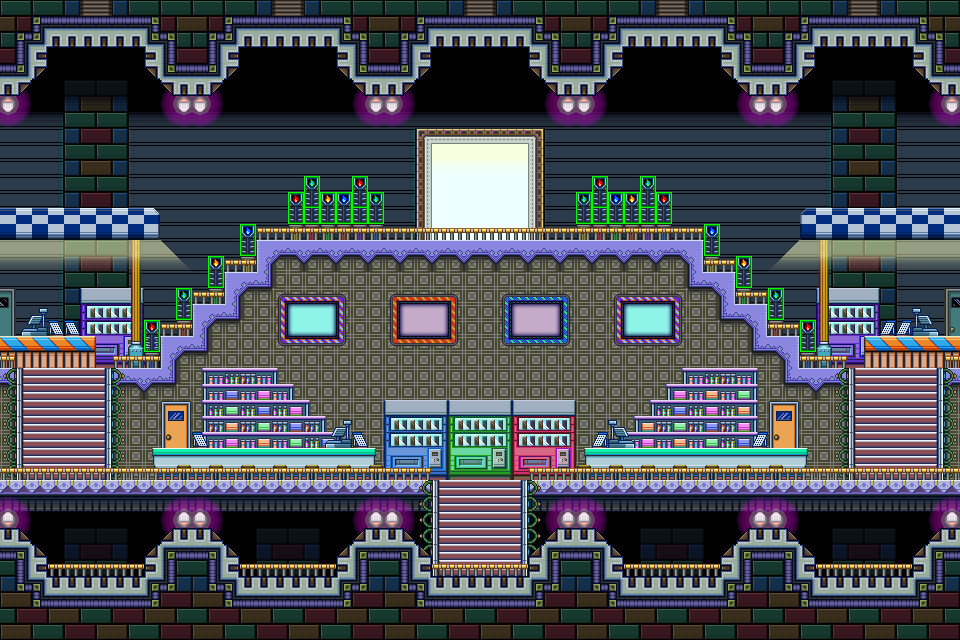

Below is a game level as drawn by its tile map, then a one-line description and the .tmx that defines it (tile-layer data replaced by summaries):
An orthogonal 60x40 tile map with 16x16 px tiles, 4 tile layers (event, back, center, front), 2 tilesets.

<map version="1.0" orientation="orthogonal" renderorder="right-down" width="60" height="40" tilewidth="16" tileheight="16">
 <tileset firstgid="1" name="common" tilewidth="16" tileheight="16">
  <image source="common.png" trans="ffffff" width="1024" height="1024" />
 </tileset>
 <tileset firstgid="4097" name="map_a" tilewidth="16" tileheight="16">
  <image source="map_a.png" trans="ffffff" width="1024" height="1024" />
 </tileset>
 <layer name="event" width="60" height="40">
  <data>[2400 cells, 250 non-empty, 8 distinct tile ids]</data>
 </layer>
 <layer name="back" width="60" height="40">
  <data>[2400 cells, 2400 non-empty, 114 distinct tile ids]</data>
 </layer>
 <layer name="center" width="60" height="40">
  <data>[2400 cells, 420 non-empty, 75 distinct tile ids]</data>
 </layer>
 <layer name="front" width="60" height="40">
  <data>[2400 cells, 878 non-empty, 62 distinct tile ids]</data>
 </layer>
</map>